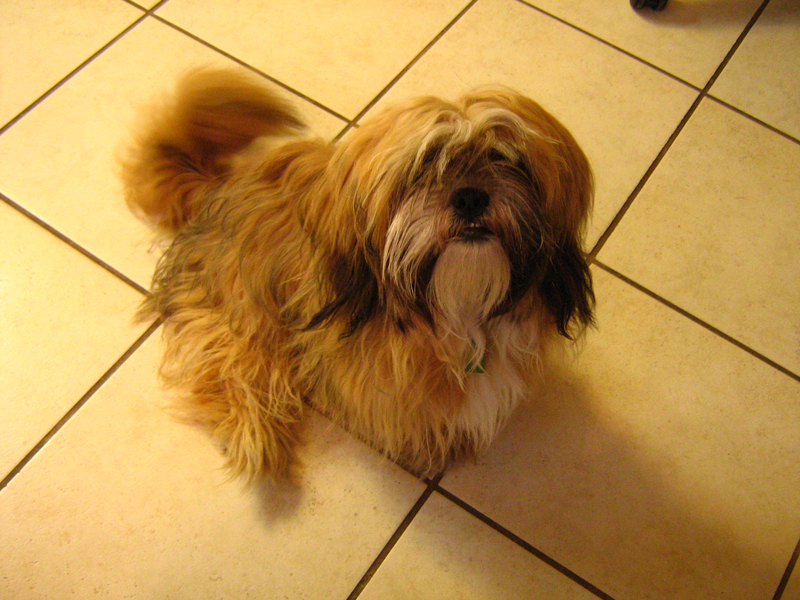
//> input picture resources/dog.png, 800 x 600 px
$ ./color_balance_opencv   (built with g++ and OpenCV 4)
//> lines starting //> are read from the running program, lines starting //| are printed output that depends on the picture
#include <iostream>
#include <opencv2/opencv.hpp>

void balance_color(cv::Mat &img)
{
	// calculate image histogram
	int num_pixels = img.cols * img.rows;
	int channels = 0;
	int hist_size = 256;
	float pranges[2] = {0,255};
    const float* ranges[1] = {pranges};
	cv::Mat hist;
	cv::calcHist(&img, 1, &channels, cv::Mat(), hist, 1, &hist_size, ranges);
	// hist: rows: 256, cols: 1

	// calculate cumulative distribute function
	for (size_t i = 1; i < hist.rows; i++) {
		hist.ptr(i)[0] += hist.ptr(i-1)[0];
	}

	double s = 0.0265; //此参数可以调整，最好在0.1以下(0=<s<=1)

	int min_index = 0;

	while (hist.ptr(min_index)[0] < num_pixels*s / 2) {
		min_index += 1;
	}

	int max_index = 255;

	while (hist.ptr(max_index)[0] > num_pixels * (1 - s/2)) {
		max_index -= 1;
	}

	// min_index and max_index represents the over dark and over light pixels in img
	for (size_t x = 0; x < img.rows; x++) {
		uchar *ptr = img.ptr(x);
		for (size_t y = 0; y < img.cols; y++) {
			if (ptr[0] > max_index)
				ptr[0] = max_index;
			if (ptr[0] < min_index)
				ptr[0] = min_index;
		}
	}

	// equalization
	for (size_t x = 0; x < img.rows; x++) {
		uchar *ptr = img.ptr(x);
		for (size_t y = 0; y < img.cols; y++) {
			// img[x][y] = (img[x][y] - min_index) * 255 / (max_index - min_index);
			ptr[0] = (ptr[0] - min_index) * 255 / (max_index - min_index);
		}
	}
}

int main()
{
	// std::string image_path = "/Users/vincent/Documents/Repo/opencv_projects/resources/source.jpg";
	const std::string image_path = "/Users/vincent/Documents/Repo/Halide_Image_Process/dog.png";
	cv::Mat img = cv::imread(image_path, 1);
//> img is the input picture: 600 rows x 800 cols, CV_8UC3; mean B, G, R 75.1, 142.7, 185.7
	cv::cvtColor(img, img, cv::COLOR_BGRA2BGR);
	cv::imshow("img", img);
	cv::waitKey(0);
	std::vector<cv::Mat> bgr_channels;
	cv::split(img, bgr_channels);
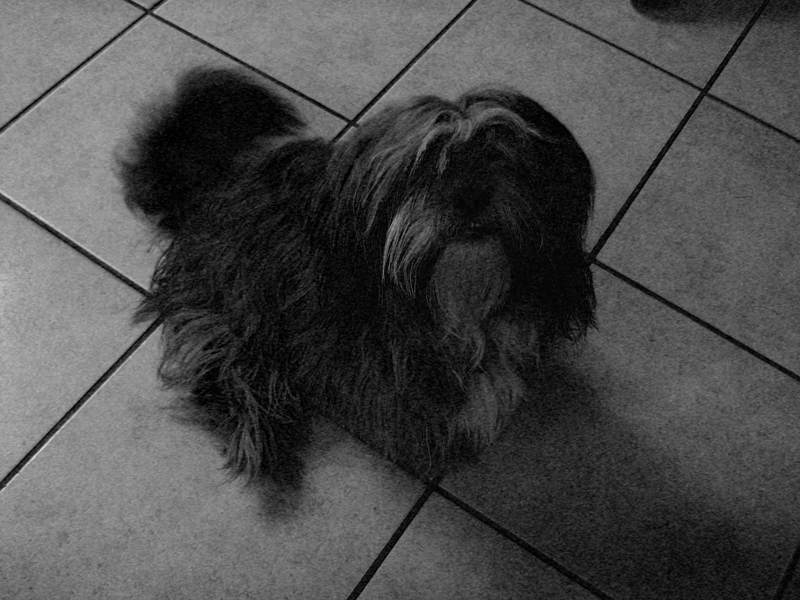
//> bgr_channels[0]: 600 rows x 800 cols, CV_8UC1; min 0, max 219, mean 75.1
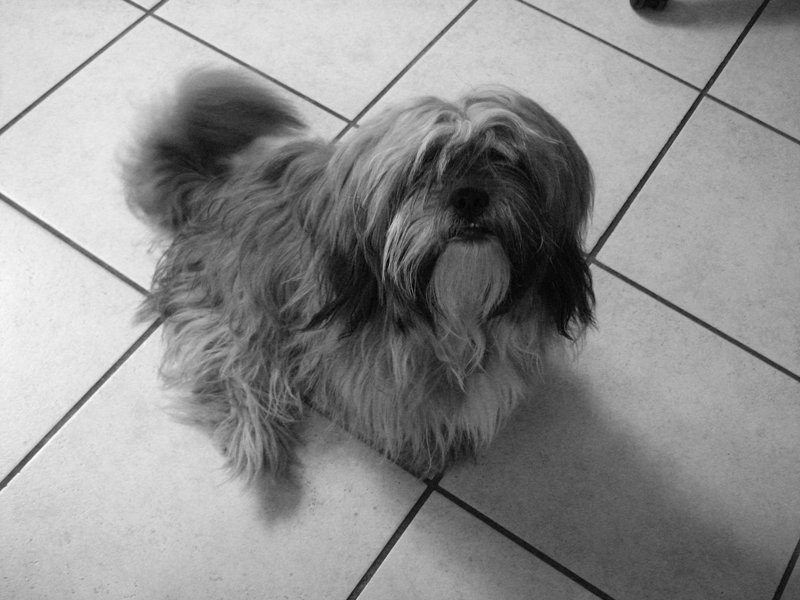
//> bgr_channels[1]: 600 rows x 800 cols, CV_8UC1; min 1, max 255, mean 142.7
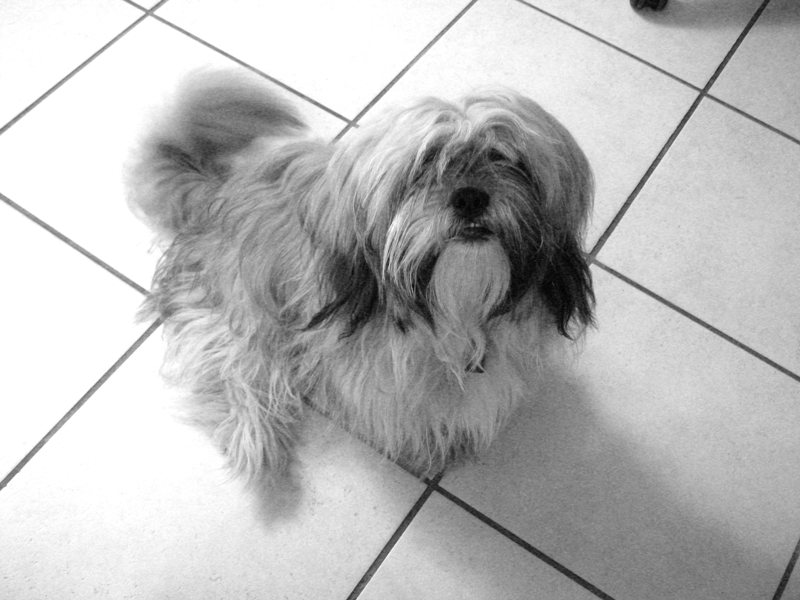
//> bgr_channels[2]: 600 rows x 800 cols, CV_8UC1; min 1, max 255, mean 185.7

	balance_color(bgr_channels[0]);
//> in balance_color, `cv::calcHist(&img, 1, &channels, cv::Mat(), hist, 1, &hist_size, range..`: hist = 256 values, max 4707 at index 10, min 0 at index 199, mean 1875
//> (the run ends here: the program crashes, at `min_index += 1;`)
